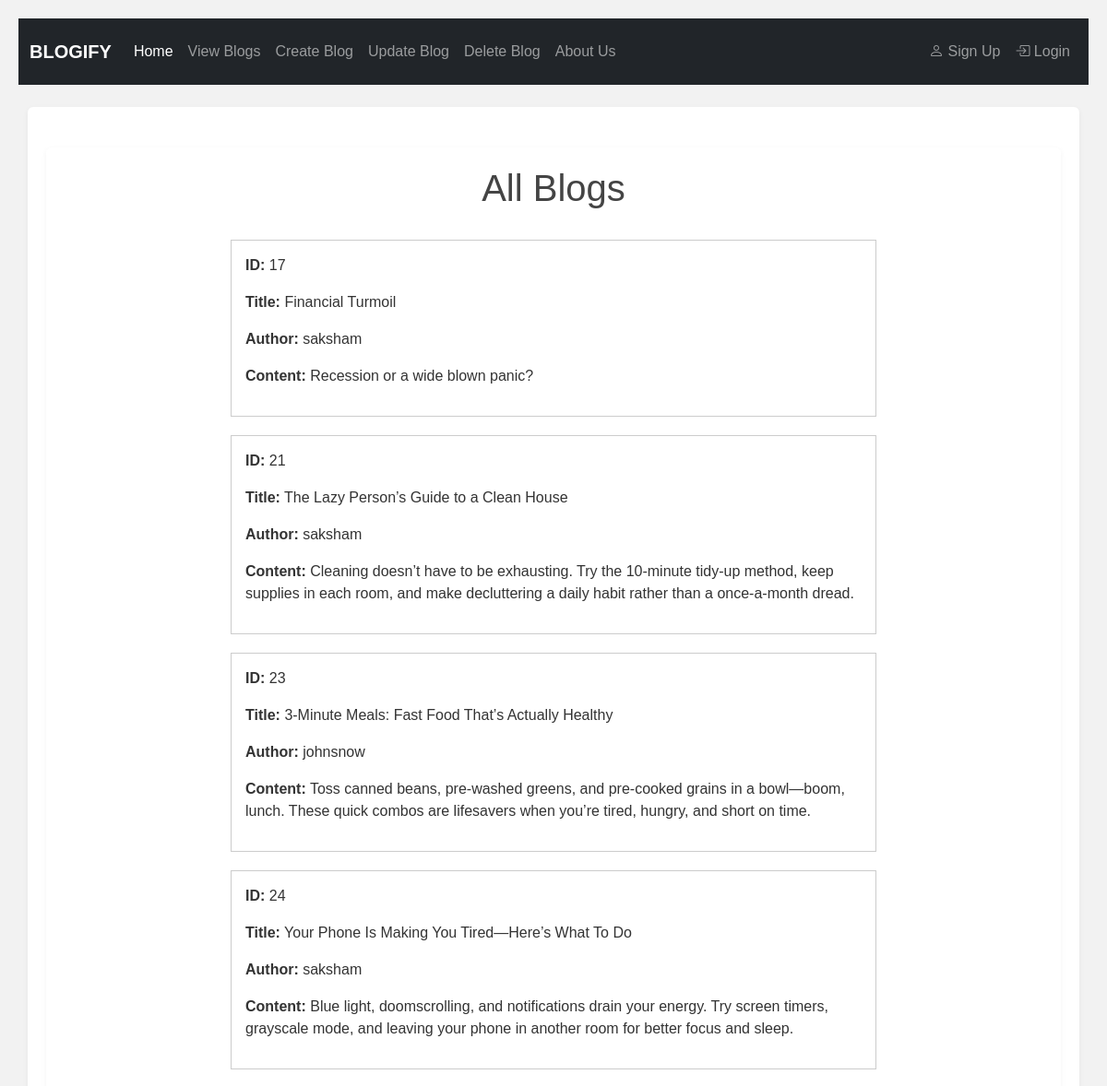
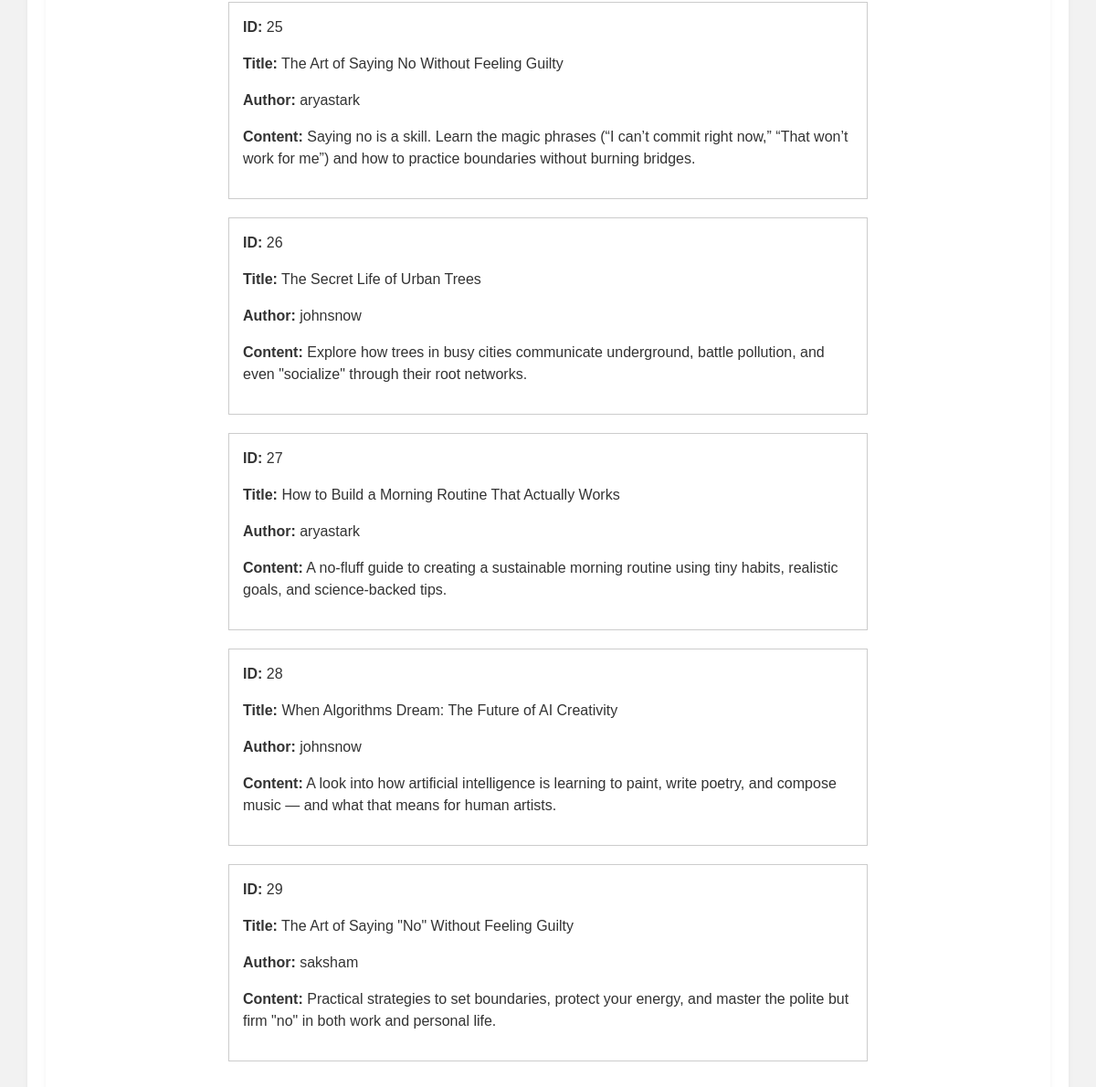
Screenshot of /blog/ with the database file from the repository (2 pictures, top to bottom).
### blog/models.py (models this page shows, shortened)
class BlogPost(models.Model):
    title = models.CharField(max_length = 100)
    content = models.TextField()
    user = models.ForeignKey(User, on_delete=models.CASCADE)

### blog/views.py (the view)
# urls.py: path('blog/', blog_show, name = 'show'),
def blog_show(request):
    my_posts = request.GET.get('mine')
    if my_posts:
        blogs = BlogPost.objects.filter(user = request.user)
    else:
        blogs = BlogPost.objects.all()
    return render (request, "blogs/blogs_show.html", {'blogs' : blogs})

### blog/templates/blogs/blogs_show.html (shortened to what this page needs)
{% extends "base.html" %} {% block start %}
<div class="container mt-4">
  <div class="d-flex justify-content-between align-items-center mb-4">
    {% if request.GET.mine %}
    <h1 class="text-center flex-grow-1">Your Blogs</h1>
    {% else %}
    <h1 class="text-center flex-grow-1">All Blogs</h1>
    {% endif %}
  </div>
  <div style="max-width: 700px; margin: auto">
    {% for blog in blogs %}
    <div style="border: 1px solid #ccc; padding: 15px; margin-bottom: 20px">
      <p><strong>ID:</strong> {{ blog.id }}</p>
      <p><strong>Title:</strong> {{ blog.title }}</p>
      <p><strong>Author:</strong> {{ blog.user.username }}</p>
      <p><strong>Content:</strong> {{ blog.content }}</p>
    </div>
    {% empty %}
    <p class="text-center">No blogs available.</p>
    {% endfor %}
  </div>
</div>
{% endblock %}

### blog/templates/base.html (shortened to what this page needs)
{% load static %}
<!DOCTYPE html>
<html lang="en">
  <head>
    <link
      href="https://cdn.jsdelivr.net/npm/bootstrap@5.3.3/dist/css/bootstrap.min.css"
      rel="stylesheet"
    />
    <link
      rel="stylesheet"
      href="https://cdn.jsdelivr.net/npm/bootstrap-icons@1.10.5/font/bootstrap-icons.css"
    />
    <link rel="stylesheet" href="{% static 'blog/index.css' %}" />
    <link rel="stylesheet" href="{% static 'velo_validation/style.css' %}" />
  </head>
  <body>
    <nav class="navbar navbar-expand-lg navbar-dark bg-dark py-3 fs-6 mb-4">
      <div class="container-fluid">
        <a href="{% url 'home' %}" class="navbar-brand"><b> BLOGIFY </b> </a>
        <div class="collapse navbar-collapse" id="navbarNav">
          <ul class="navbar-nav me-auto mb-2 mb-lg-0">
            <li class="nav-item">
              <a
                href="{% url 'home' %}"
                class="nav-link active"
                aria-current="page"
                >Home</a
              >
            </li>
            <li class="nav-item">
              <a href="{% url 'show' %}" class="nav-link">View Blogs</a>
            </li>
            <li class="nav-item">
              <a href="{% url 'create' %}" class="nav-link">Create Blog</a>
            </li>
            <li class="nav-item">
              <a href="{% url 'update' %}" class="nav-link">Update Blog</a>
            </li>
            <li class="nav-item">
              <a href="{% url 'delete' %}" class="nav-link">Delete Blog</a>
            </li>
            <li class="nav-item">
              <a href="{% url 'about' %}" class="nav-link">About Us</a>
            </li>
          </ul>
          <ul class="navbar-nav">
            {% if request.user.is_authenticated %}
            <li class="nav-item">
              <a href="{% url 'logout' %}" class="nav-link"
                ><i class="bi bi-box-arrow-right"></i> Sign Out</a
              >
            </li>
            <span class="navbar-text ms-3">
              Hi, {{ request.user.username|title }}
            </span>
            {% else %}
            <li class="nav-item">
              <a href="{% url 'signup' %}" class="nav-link"
                ><i class="bi bi-person"></i> Sign Up</a
              >
            </li>
            <li class="nav-item">
              <a href="{% url 'login' %}" class="nav-link"
                ><i class="bi bi-box-arrow-in-right"></i> Login</a
              >
            </li>
            {% endif %}
          </ul>
        </div>
      </div>
    </nav>
    <main>
      <div class="container">{% block start %} {% endblock %}</div>
    </main>
  </body>
</html>

### blog/static/blog/index.css (style rules this page uses)
body { font-family: Arial, sans-serif; margin: 20px; background-color: #f2f2f2; color: #333; }
h1, h2, h3 { color: #444; }
.container { background-color: #fff; padding: 20px; border-radius: 6px; box-shadow: 0 2px 6px rgba(0, 0, 0, 0.05); }

### rows the page displays
BlogPost: id "17", title "Financial Turmoil", user.username "saksham", content "Recession or a wide blown panic?"
BlogPost: id "21", title "The Lazy Person’s Guide to a Clean House", user.username "saksham", content "Cleaning doesn’t have to be exhausting. Try the 10-minute tidy-up method, keep supplies in each room, and make decluttering a daily habit rather than a once-a-month dread."
BlogPost: id "23", title "3-Minute Meals: Fast Food That’s Actually Healthy", user.username "johnsnow", content "Toss canned beans, pre-washed greens, and pre-cooked grains in a bowl—boom, lunch. These quick combos are lifesavers when you’re tired, hungry, and short on time."
BlogPost: id "24", title "Your Phone Is Making You Tired—Here’s What To Do", user.username "saksham", content "Blue light, doomscrolling, and notifications drain your energy. Try screen timers, grayscale mode, and leaving your phone in another room for better focus and sleep."
BlogPost: id "25", title "The Art of Saying No Without Feeling Guilty", user.username "aryastark", content "Saying no is a skill. Learn the magic phrases (“I can’t commit right now,” “That won’t work for me”) and how to practice boundaries without burning bridges."
BlogPost: id "26", title "The Secret Life of Urban Trees", user.username "johnsnow", content "Explore how trees in busy cities communicate underground, battle pollution, and even \"socialize\" through their root networks."
BlogPost: id "27", title "How to Build a Morning Routine That Actually Works", user.username "aryastark", content "A no-fluff guide to creating a sustainable morning routine using tiny habits, realistic goals, and science-backed tips."
BlogPost: id "28", title "When Algorithms Dream: The Future of AI Creativity", user.username "johnsnow", content "A look into how artificial intelligence is learning to paint, write poetry, and compose music — and what that means for human artists."
BlogPost: id "29", title "The Art of Saying \"No\" Without Feeling Guilty", user.username "saksham", content "Practical strategies to set boundaries, protect your energy, and master the polite but firm \"no\" in both work and personal life."
